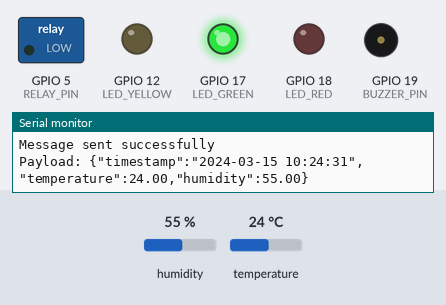
Recording of a program running on a simulated ESP32. On the bench: switched loads named in the program (green lamp = pin HIGH), output pins drawn as LEDs (lit = HIGH), buzzer (waves = sounding, pin HIGH), the last lines printed to the serial monitor. The test bench sets the inputs (shaded band); at power-on: temperature 24 °C, humidity 55 %. WiFi joins after 1.5 s; servers stay silent unless stated; the local clock reads 2024-03-15 10:24:30 at power-on unless the program sets it; no MQTT or app messages arrive unless stated.

Above: at 2.7 s.
2.8 s: temperature set to 33 °C
At 7.7 s:
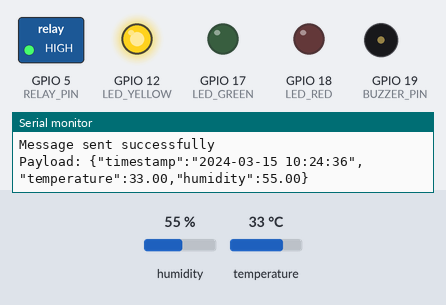
8.0 s: temperature set to 34.5 °C
12.7 s: temperature set to 35.7 °C
At 17.5 s:
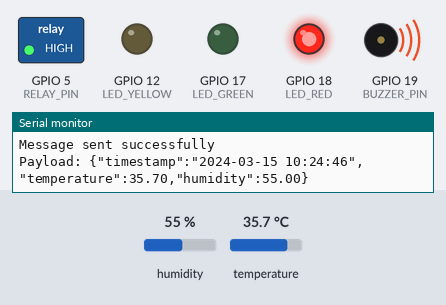
23.0 s: temperature set to 12 °C
At 27.1 s:
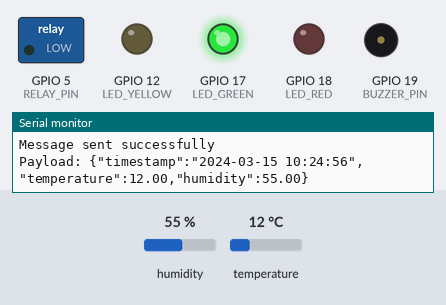
28.1 s: temperature set to 41 °C
At 32.4 s:
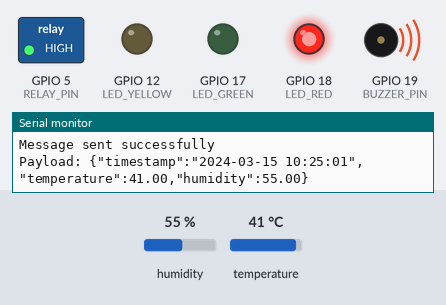
Timing chart, 0 to 33.9 s (numbered marks = the images above; inputs shaded):
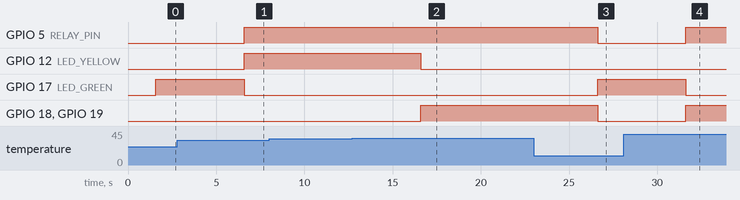

Measured:
- the behaviour switches between 35 and 35.1 °C on temperature (found by bisection; images 1 and 2)
- after the input at 2.8 s, GPIO 5 (RELAY_PIN), GPIO 12 (LED_YELLOW): LOW → HIGH after 3.8 s; GPIO 17 (LED_GREEN): HIGH → LOW after 3.8 s
- after the input at 12.7 s, GPIO 12 (LED_YELLOW): HIGH → LOW after 3.9 s; GPIO 18 (LED_RED), GPIO 19 (BUZZER_PIN): LOW → HIGH after 3.9 s
- after the input at 23.0 s, GPIO 5 (RELAY_PIN), GPIO 18 (LED_RED), GPIO 19 (BUZZER_PIN): HIGH → LOW after 3.6 s; GPIO 17 (LED_GREEN): LOW → HIGH after 3.6 s
- after the input at 28.1 s, GPIO 5 (RELAY_PIN), GPIO 18 (LED_RED), GPIO 19 (BUZZER_PIN): LOW → HIGH after 3.5 s; GPIO 17 (LED_GREEN): HIGH → LOW after 3.5 s

The program:

main.cpp
```cpp
#include <Arduino.h>
#include <WiFi.h>
#include <PubSubClient.h>
#include <DHT.h>
#include <time.h>

const char *ssid = "Wokwi-GUEST";  // WiFi network name
const char *password = "";  // WiFi password

const char *mqtt_broker = "broker.emqx.io";  // MQTT broker
const char *mqtt_topic = "UTS_152022038/emqx/esp32";  // MQTT topic
const char *mqtt_username = "daniiryanto";  // MQTT username
const char *mqtt_password = "akudaniiryanto1";  // MQTT password
const int mqtt_port = 1883;  // MQTT port

WiFiClient espClient;
PubSubClient mqtt_client(espClient);

#define DHTPIN 32
#define DHTTYPE DHT22
DHT dht(DHTPIN, DHTTYPE);

const int LED_GREEN = 17;
const int LED_YELLOW = 12;
const int LED_RED = 18;
const int RELAY_PIN = 5;
const int BUZZER_PIN = 19;

void connectToWiFi();
void connectToMQTTBroker();
void mqttCallback(char *topic, byte *payload, unsigned int length);
void initTime();
String getFormattedTime();

void setup() {
    Serial.begin(115200);

    pinMode(LED_GREEN, OUTPUT);
    pinMode(LED_YELLOW, OUTPUT);
    pinMode(LED_RED, OUTPUT);
    pinMode(RELAY_PIN, OUTPUT);
    pinMode(BUZZER_PIN, OUTPUT);

    dht.begin();

    connectToWiFi();
    initTime();
    mqtt_client.setServer(mqtt_broker, mqtt_port);
    mqtt_client.setCallback(mqttCallback);
    connectToMQTTBroker();
}

void connectToWiFi() {
    WiFi.begin(ssid, password);
    Serial.print("Connecting to WiFi");
    while (WiFi.status() != WL_CONNECTED) {
        delay(500);
        Serial.print(".");
    }
    Serial.println("\nConnected to the WiFi network");
}

void initTime() {
    configTime(0, 0, "pool.ntp.org", "time.nist.gov");
    Serial.print("Waiting for time");
    while (!time(nullptr)) {
        Serial.print(".");
        delay(1000);
    }
    Serial.println("\nTime initialized");
}

String getFormattedTime() {
    time_t now = time(nullptr);
    struct tm *timeinfo = localtime(&now);
    char buffer[26];
    strftime(buffer, sizeof(buffer), "%Y-%m-%d %H:%M:%S", timeinfo);
    return String(buffer);
}

void connectToMQTTBroker() {
    while (!mqtt_client.connected()) {
        String client_id = "esp8266-client-" + String(WiFi.macAddress());
        Serial.printf("Connecting to MQTT Broker as %s.....\n", client_id.c_str());
        if (mqtt_client.connect(client_id.c_str(), mqtt_username, mqtt_password)) {
            Serial.println("Connected to MQTT broker");
            mqtt_client.subscribe(mqtt_topic);
        } else {
            Serial.print("Failed to connect to MQTT broker, rc=");
            Serial.print(mqtt_client.state());
            Serial.println(" try again in 2 seconds");
            delay(2000);
        }
    }
}

void mqttCallback(char *topic, byte *payload, unsigned int length) {
    Serial.print("Message received on topic: ");
    Serial.println(topic);
}

void loop() {
    if (!mqtt_client.connected()) {
        connectToMQTTBroker();
    }
    mqtt_client.loop();

    float temperature = dht.readTemperature();
    float humidity = dht.readHumidity();

    if (isnan(temperature) || isnan(humidity)) {
        Serial.println("Failed to read from DHT sensor!");
        return;
    }

    String timestamp = getFormattedTime();

    String jsonPayload = "{";
    jsonPayload += "\"timestamp\":\"" + timestamp + "\",";
    jsonPayload += "\"temperature\":" + String(temperature, 2) + ",";
    jsonPayload += "\"humidity\":" + String(humidity, 2);
    jsonPayload += "}";

    if (mqtt_client.publish(mqtt_topic, jsonPayload.c_str())) {
        Serial.println("Message sent successfully");
        Serial.println("Payload: " + jsonPayload);
    } else {
        Serial.println("Failed to send message");
    }

    if (temperature > 35) {
        digitalWrite(LED_RED, HIGH);
        digitalWrite(BUZZER_PIN, HIGH);
        digitalWrite(LED_YELLOW, LOW);
        digitalWrite(LED_GREEN, LOW);
    } else if (temperature >= 30 && temperature <= 35) {
        digitalWrite(LED_YELLOW, HIGH);
        digitalWrite(BUZZER_PIN, LOW);
        digitalWrite(LED_RED, LOW);
        digitalWrite(LED_GREEN, LOW);
    } else {
        digitalWrite(LED_GREEN, HIGH);
        digitalWrite(BUZZER_PIN, LOW);
        digitalWrite(LED_YELLOW, LOW);
        digitalWrite(LED_RED, LOW);
    }

    if (temperature > 30) {
        digitalWrite(RELAY_PIN, HIGH);
    } else {
        digitalWrite(RELAY_PIN, LOW);
    }

    delay(5000);
}
```
